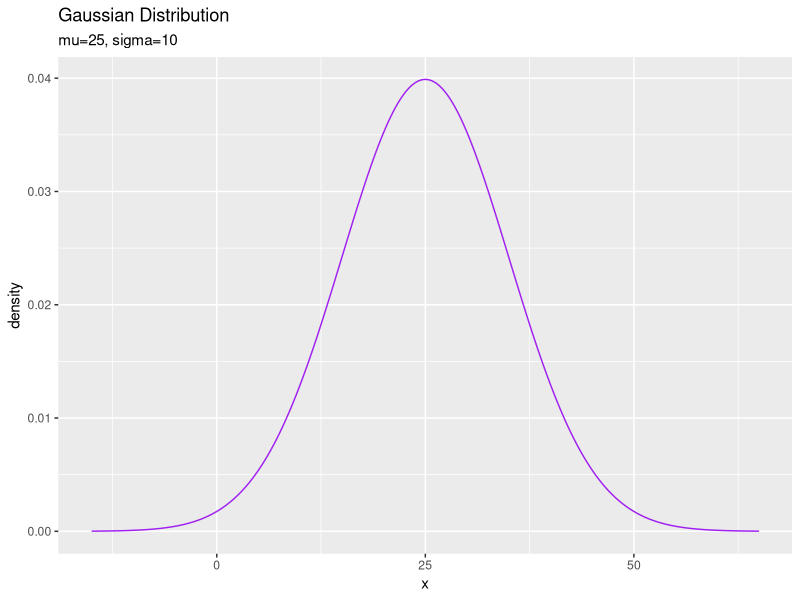
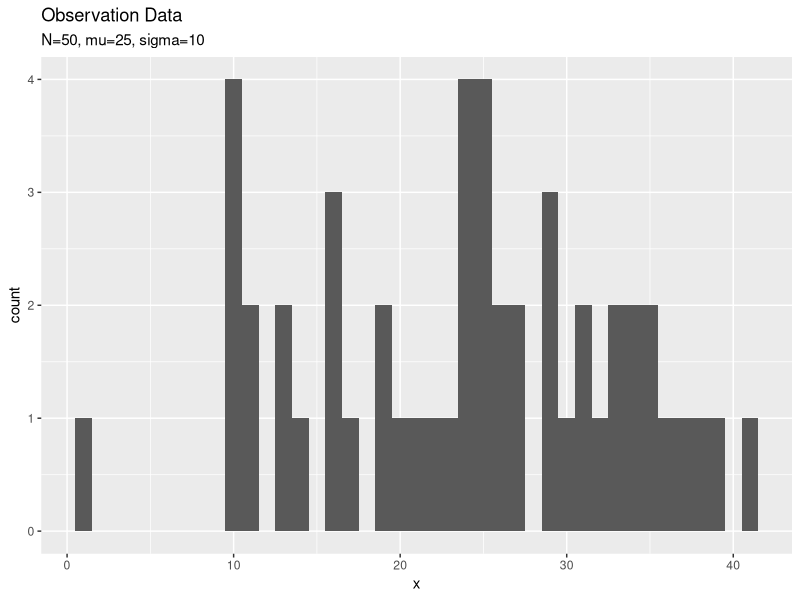
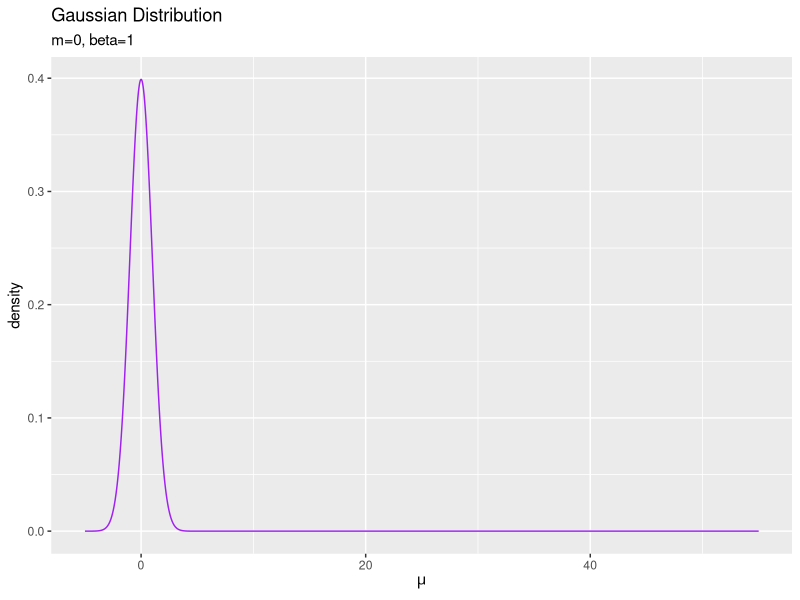
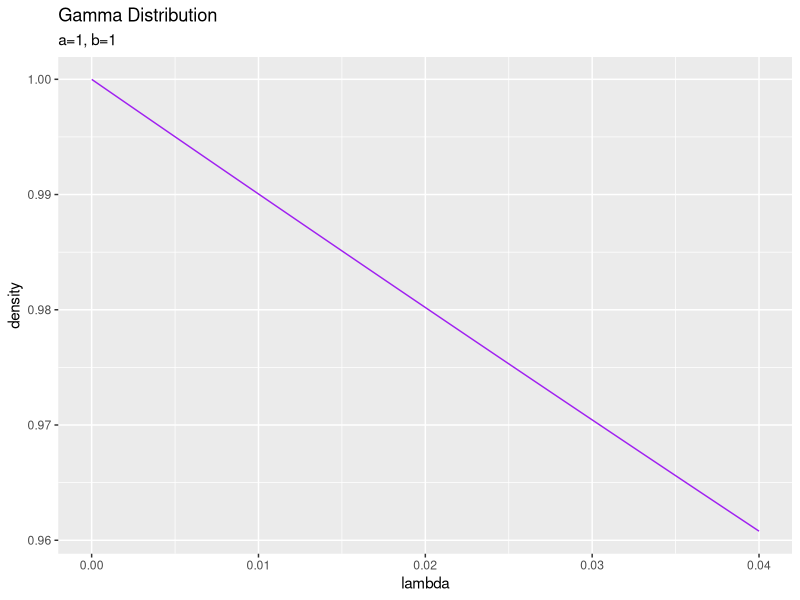
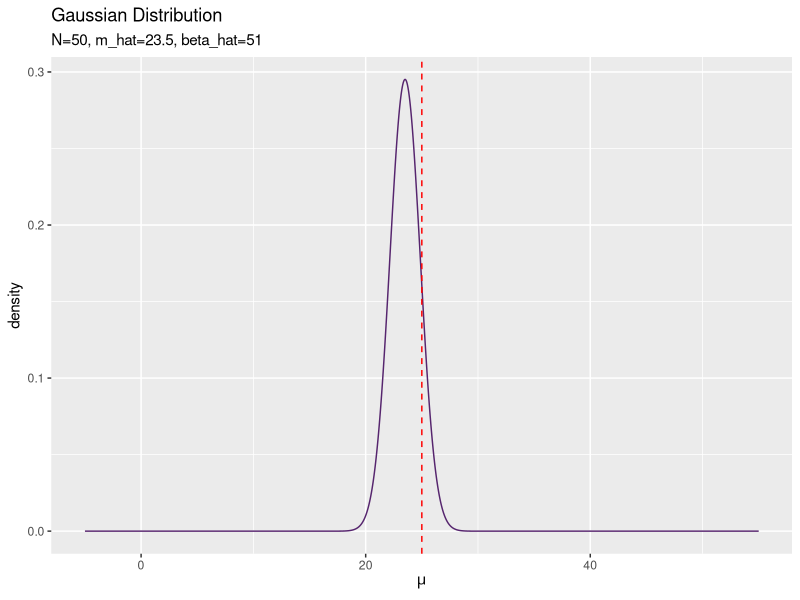
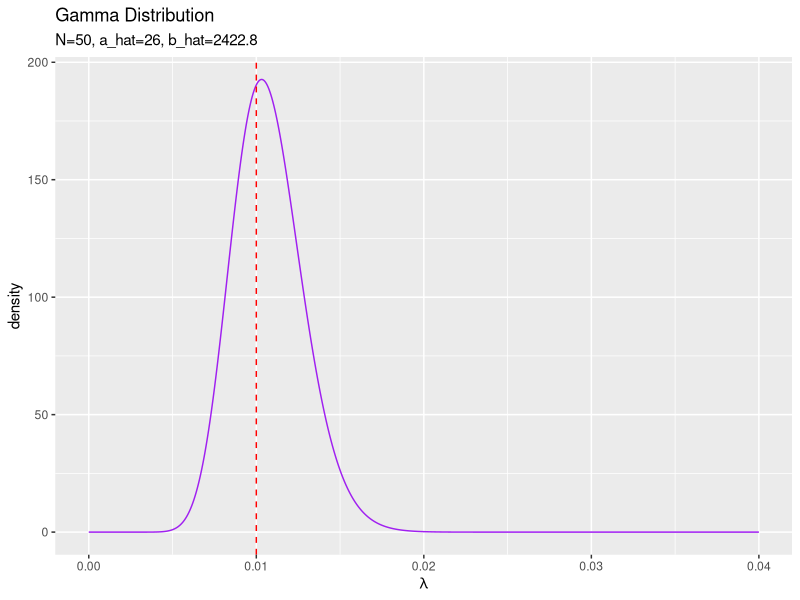
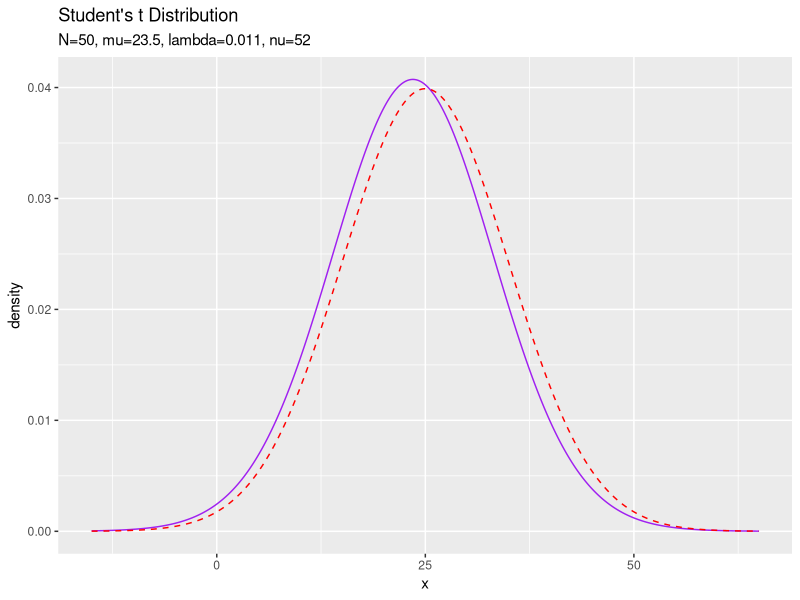

Source code (R) for these figures, in order:

# 3.3.3 1次元ガウス分布の平均と精度の推定 --------------------------------------------------------------

# 3.3.3で利用するパッケージ
library(tidyverse)


### 尤度(ガウス分布)の設定 -----

# 真のパラメータを指定
mu_truth <- 25
lambda_truth <- 0.01

# 作図用のxの値を設定
x_line <- seq(
  mu_truth - 4 * sqrt(1 / lambda_truth), 
  mu_truth + 4 * sqrt(1 / lambda_truth), 
  by = 0.1
)

# 尤度を計算:式(2.64)
model_df <- tibble(
  x = x_line, # x軸の値
  density = dnorm(x = x, mean = mu_truth, sd = sqrt(1 / lambda_truth)) # 確率密度
)

# 尤度を作図
ggplot(model_df, aes(x = x, y = density)) + 
  geom_line(color = "purple") + # 尤度
  labs(title = "Gaussian Distribution", 
       subtitle = paste0("mu=", mu_truth, ", sigma=", round(sqrt(1 / lambda_truth), 1)))


### 観測データの生成 -----

# (観測)データ数を指定
N <- 50

# ガウス分布に従うデータを生成
x_n <- rnorm(n = N, mean = mu_truth, sd = sqrt(1 / lambda_truth))

# 観測データを確認
summary(x_n)

# 観測データのヒストグラムを作図
tibble(x = x_n) %>% 
  ggplot(aes(x = x)) + 
    geom_histogram(binwidth = 1) + # 観測データ
    labs(title = "Observation Data", 
         subtitle = paste0("N=", N, ", mu=", mu_truth, ", sigma=", round(sqrt(1 / lambda_truth), 1)))


### 事前分布(ガウス・ガンマ分布)の設定 -----

# muの事前分布のパラメータ
m <- 0
beta <- 1

# lambdaの事前分布のパラメータ
a <- 1
b <- 1

# lambdaの期待値を計算:式(2.59)
E_lambda <- a / b


# 作図用のmuの値を設定
mu_line <- seq(mu_truth - 30, mu_truth + 30, by = 0.01)

# muの事前分布を計算:式(2.64)
prior_mu_df <- tibble(
  mu = mu_line, # x軸の値
  density = dnorm(
    x = mu, mean = m, sd = sqrt(1 / beta / E_lambda)
  ) # 確率密度
)

# muの事前分布を作図
ggplot(prior_mu_df, aes(x = mu, y = density)) + 
  geom_line(color = "purple") + # 事前分布
  labs(title = "Gaussian Distribution", 
       subtitle = paste0("m=", m, ", beta=", beta), 
       x = expression(mu))


# 作図用のlambdaの値を設定
lambda_line <- seq(0, 4 * lambda_truth, by = 0.00001)

# lambdaの事前分布を計算:式(2.56)
prior_lambda_df <- tibble(
  lambda = lambda_line, # x軸の値
  ln_C_gam = a * log(b) - lgamma(a), # 正規化項(対数)
  density = exp(ln_C_gam + (a - 1) * log(lambda) - b * lambda) # 確率密度
  #density = dgamma(x = lambda, shape = a, rate = b) # 確率密度
)

# lambdaの事前分布を作図
ggplot(prior_lambda_df, aes(x = lambda, y = density)) + 
  geom_line(color = "purple") + # lambdaの事前分布
  labs(title = "Gamma Distribution", 
       subtitle = paste0("a=", a, ", b=", b))


### 事後分布(ガウス分布とスチューデントのt分布)の計算 -----

# muの事後分布のパラメータを計算:式(3.83)
beta_hat <- N + beta
m_hat <- (sum(x_n) + beta * m) / beta_hat

# lambdaの事後分布のパラメータを計算:式(3.88)
a_hat <- 0.5 * N + a
b_hat <- 0.5 * (sum(x_n^2) + beta * m^2 - beta_hat * m_hat^2) + b

# lambdaの期待値を計算:式(2.59)
E_lambda_hat <- a_hat / b_hat


# muの事後分布を計算:式(2.64)
posterior_mu_df <- tibble(
  mu = mu_line, # x軸の値
  density = dnorm(
    mu, mean = m_hat, sd = sqrt(1 / beta_hat / E_lambda_hat)
  ) # 確率密度
)

# muの事後分布を作図
ggplot(posterior_mu_df, aes(mu, density)) + 
  geom_line(color = "#56256E") + # muの事後分布
  geom_vline(aes(xintercept = mu_truth), 
             color = "red", linetype = "dashed") + # 真のmu
  labs(title = "Gaussian Distribution", 
       subtitle = paste0("N=", N, ", m_hat=", round(m_hat, 1), ", beta_hat=", beta_hat), 
       x = expression(mu))


# lambdaの事後分布を計算
posterior_lambda_df <- tibble(
  lambda = lambda_line, # x軸の値
  ln_C_gam = a_hat * log(b_hat) - lgamma(a_hat), # 正規化項(対数)
  density = exp(ln_C_gam + (a_hat - 1) * log(lambda) - b_hat * lambda) # 確率密度
  #density = dgamma(x = lambda, shape = a_hat, rate = b_hat) # 確率密度
)

# lambdaの事後分布を作図
ggplot(posterior_lambda_df, aes(x = lambda, y = density)) + 
  geom_line(color = "purple") + # lambdaの事後分布
  geom_vline(aes(xintercept = lambda_truth), 
             color = "red", linetype = "dashed") + # 真のlambda
  labs(title = "Gamma Distribution", 
       subtitle = paste0("N=", N, ", a_hat=", a_hat, ", b_hat=", round(b_hat, 1)), 
       x = expression(lambda))


### 予測分布()の計算 -----

# 予測分布のパラメータを計算:式(3.95')
mu_s_hat <- m_hat
lambda_s_hat <- beta_hat * a_hat / (1 + beta_hat) / b_hat
nu_s_hat <- 2 * a_hat
#mu_s_hat <- (sum(x_n) + beta * m) / (N + beta)
#tmp_lambda_numer <- (N + beta) * (N / 2 + a)
#tmp_lambda_denom <- (N + 1 + beta) * ((sum(x_n^2) + beta * m^2 - beta_hat * m_hat^2) / 2 + b)
#lambda_s_hat <- tmp_lambda_numer / tmp_lambda_denom
#nu_s_hat <- N + 2 * a

# 予測分布を計算:式(3.76)
predict_df <- tibble(
  x = x_line, # x軸の値
  ln_C_St = lgamma(0.5 * (nu_s_hat + 1)) - lgamma(0.5 * nu_s_hat), # 正規化項(対数)
  ln_term1 = 0.5 * log(lambda_s_hat / pi / nu_s_hat), 
  ln_term2 = - 0.5 * (nu_s_hat + 1) * log(1 + lambda_s_hat / nu_s_hat * (x - mu_s_hat)^2), 
  density = exp(ln_C_St + ln_term1 + ln_term2) # 確率密度
)

# 予測分布を作図
ggplot() + 
  geom_line(data = predict_df, aes(x = x, y = density), 
            color = "purple") + # 予測分布
  geom_line(data = model_df, aes(x = x, y = density), 
            color = "red", linetype = "dashed") + # 真の分布
  labs(title = "Student's t Distribution", 
       subtitle = paste0("N=", N, ", mu=", round(mu_s_hat, 1), 
                         ", lambda=", round(lambda_s_hat, 3), ", nu=", nu_s_hat))


# ・アニメーション --------------------------------------------------------------

# 利用するパッケージ
library(tidyverse)
library(gganimate)


### 推論処理 -----

# 真のパラメータを指定
mu_truth <- 25
lambda_truth <- 0.01

# muの事前分布のパラメータを指定
m <- 0
beta <- 1

# lambdaの事前分布のパラメータを指定
a <- 1
b <- 1

# lambdaの期待値を計算:式(2.59)
E_lambda <- a / b


# 作図用のmuの値を設定
mu_line <- seq(mu_truth - 30, mu_truth + 30, by = 0.01)

# muの事前分布を計算:式(2.64)
posterior_mu_df <- tibble(
  mu = mu_line, # x軸の値
  density = dnorm(mu, mean = m, sd = sqrt(1 / beta / E_lambda)), # 確率密度
  label = as.factor(paste0("N=", 0, ", m=", round(m, 1), ", beta=", beta)) # パラメータ
)


# 作図用のlambdaの値を設定
lambda_line <- seq(0, 4 * lambda_truth, by = 0.00001)

# lambdaの事前分布を計算:式(2.56)
posterior_lambda_df <- tibble(
  lambda = lambda_line, # x軸の値
  density = dgamma(x = lambda, shape = a, rate = b), # 確率密度
  label = as.factor(paste0("N=", 0, ", a=", a, ", b=", round(b, 1))) # パラメータ
)


# 初期値による予測分布のパラメータを計算:式(3.95)
mu_s <- m
lambda_s <- beta * a / (1 + beta) / b
nu_s <- 2 * a

# 作図用のxの値を設定
x_line <- seq(
  mu_truth - 4 * sqrt(1 / lambda_truth), 
  mu_truth + 4 * sqrt(1 / lambda_truth), 
  by = 0.1
)

# 初期値による予測分布を計算:式(3.95)
predict_df <- tibble(
  x = x_line, # x軸の値
  ln_C_St = lgamma(0.5 * (nu_s + 1)) - lgamma(0.5 * nu_s), # 正規化項(対数)
  ln_term1 = 0.5 * log(lambda_s / pi / nu_s), 
  ln_term2 = - 0.5 * (nu_s + 1) * log(1 + lambda_s / nu_s * (x - mu_s)^2), 
  density = exp(ln_C_St + ln_term1 + ln_term2), # 確率密度
  label = as.factor(
    paste0(
      "N=", 0, ", mu_s=", round(mu_s, 1), ", lambda_s=", round(lambda_s, 3), ", nu_s=", nu_s
    )
  ) # パラメータ
)


# データ数(試行回数)を指定
N <- 100

# 観測データの受け皿を初期化
x_n <- rep(0, N)

# ベイズ推論
for(n in 1:N){
  
  # ガウス分布に従うデータを生成
  x_n[n] <- rnorm(n = 1, mean = mu_truth, sd = sqrt(1 / lambda_truth))
  
  # muの事後分布のパラメータを更新:式(3.83)
  beta_old <- beta
  beta <- 1 + beta
  m_old <- m
  m <- (x_n[n] + beta_old * m) / beta
  
  # lambdaの事後分布のパラメータを更新:式(3.88)
  a <- 1 / 2 + a
  b <- (x_n[n]^2 + beta_old * m_old^2 - beta * m^2) / 2 + b
  
  # lambdaの期待値を計算:式(2.59)
  E_lambda <- a / b
  
  # muの事後分布を計算:式(2.64)
  tmp_posterior_mu_df <- tibble(
    mu = mu_line, # x軸の値
    density = dnorm(mu, mean = m, sd = sqrt(1 / beta / E_lambda)), # 確率密度
    label = as.factor(
      paste0("N=", n, ", m_hat=", round(m, 1), ", beta_hat=", beta)
    ) # パラメータ
  )
  
  # lambdaの事後分布を計算:式(2.56)
  tmp_posterior_lambda_df <- tibble(
    lambda = lambda_line, # x軸の値
    density = dgamma(x = lambda, shape = a, rate = b), # 確率密度
    label = as.factor(
      paste0("N=", n, ", a_hat=", a, ", b_hat=", round(b, 1))
    ) # パラメータ
  )
  
  # 予測分布のパラメータを更新:式(3.95)
  mu_s <- m
  lambda_s <- beta * a / (1 + beta) / b
  nu_s <- 2 * a
  
  # 予測分布を計算
  tmp_predict_df <- tibble(
    x = x_line, # x軸の値
    ln_C_St = lgamma(0.5 * (nu_s + 1)) - lgamma(0.5 * nu_s), # 正規化項(対数)
    ln_term1 = 0.5 * log(lambda_s / pi / nu_s), 
    ln_term2 = - 0.5 * (nu_s + 1) * log(1 + lambda_s / nu_s * (x - mu_s)^2), 
    density = exp(ln_C_St + ln_term1 + ln_term2), # 確率密度
    label = as.factor(
      paste0(
        "N=", n, ", mu_s_hat=", round(mu_s, 1), ", lambda_s_hat=", round(lambda_s, 3), ", nu_s_hat=", nu_s
      )
    ) # パラメータ
  )
  
  # 推論結果を結合
  posterior_mu_df <- rbind(posterior_mu_df, tmp_posterior_mu_df)
  posterior_lambda_df <- rbind(posterior_lambda_df, tmp_posterior_lambda_df)
  predict_df <- rbind(predict_df, tmp_predict_df)
}

# 観測データを確認
summary(x_n)


### 作図処理 -----

# muの事後分布を作図
posterior_mu_graph <- ggplot(posterior_mu_df, aes(x = mu, y = density)) + 
  geom_line(color = "purple") + # muの事後分布
  geom_vline(aes(xintercept = mu_truth), 
             color = "red", linetype = "dashed") + # 真のmu
  transition_manual(label) + # フレーム
  labs(title = "Gaussian Distribution", 
       subtitle = "{current_frame}", 
       x = expression(mu))

# gif画像を出力
animate(posterior_mu_graph, nframes = N + 1, fps = 10)


# lambdaの事後分布を作図
posterior_lambda_graph <- ggplot(posterior_lambda_df, aes(x = lambda, y = density)) + 
  geom_line(color = "purple") + # lambdaの事後分布
  geom_vline(aes(xintercept = lambda_truth), 
             color = "red", linetype = "dashed") + # 真のlambda
  transition_manual(label) + # フレーム
  labs(title = "Gamma Distribution", 
       subtitle = "{current_frame}", 
       x = expression(lambda))

# gif画像を出力
animate(posterior_lambda_graph, nframes = N + 1, fps = 10)


# 尤度を計算:式(2.64)
model_df <- tibble(
  x = x_line, # x軸の値
  density = dnorm(x = x, mean = mu_truth, sd = sqrt(1 / lambda_truth)) # 確率密度
)

# 予測分布を作図
predict_graph <- ggplot() + 
  geom_line(data = predict_df, aes(x = x, y = density), 
            color = "purple") + # 予測分布
  geom_line(data = model_df, aes(x = x, y = density), 
            color = "red", linetype = "dashed") + # 真の分布
  transition_manual(label) + # フレーム
  labs(title = "Student's t Distribution", 
       subtitle = "{current_frame}")

# gif画像を出力
animate(predict_graph, nframes = N + 1, fps = 10)
